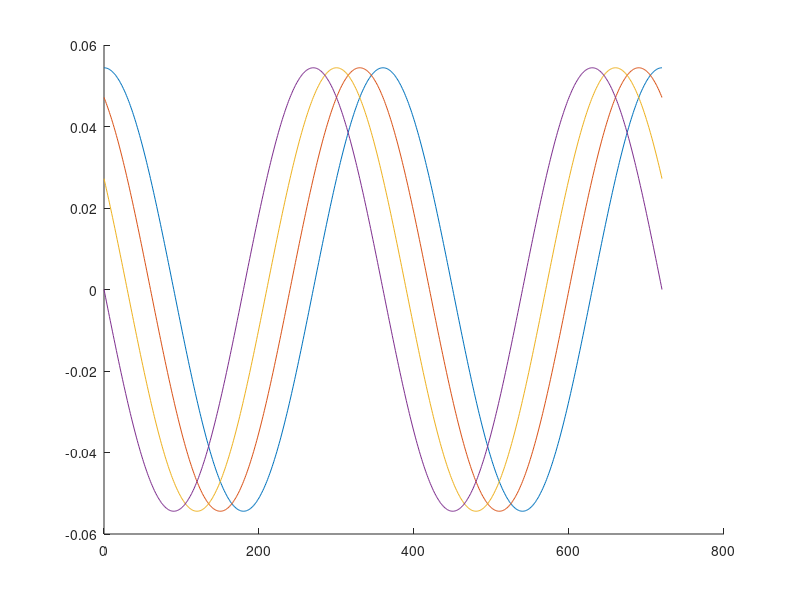

Write the MATLAB code that produced this figure.
theta = [0:1:720];
i = 60;
P = 5;
a = 0.05;
e = 0;

for omega = 0:30:90
    for j = 0:1:720
        r = (2 * pi * a * sind(i) * (cosd(theta(j+1) + omega) + e * cosd(omega)))/(P * sqrt(1 - e^2));
        g(j+1) = r;
    end
    hold on;
    plot(theta,g)
end
hold off;
